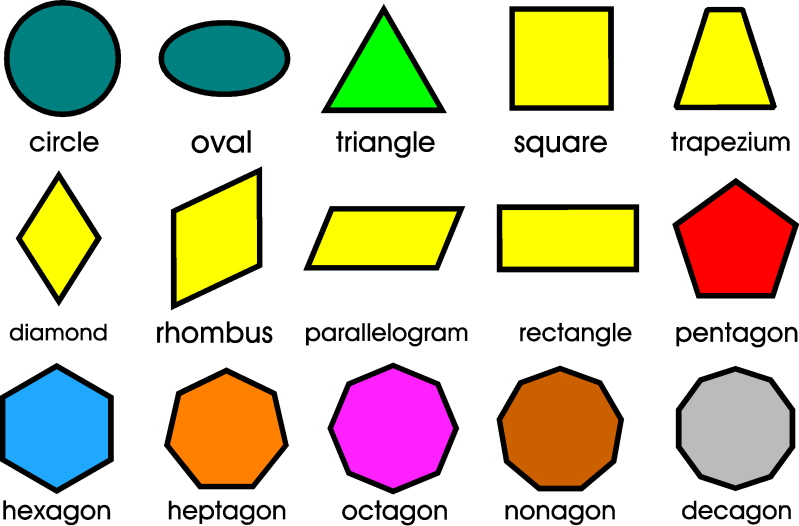
//> input picture Project1/shapes.jpg, 799 x 526 px
$ ./Source   (built with g++ and OpenCV 4)
//> lines starting //> are read from the running program, lines starting //| are printed output that depends on the picture; after the words box and inside, x2 and y2 are one past the last pixel; in counts of white or black regions, pixels touching at a corner belong together
#include "opencv2/opencv.hpp"
#include "opencv2\imgproc\imgproc.hpp"
#include <iostream>
using namespace cv;
using namespace std;

static double angle(cv::Point pt1, cv::Point pt2, cv::Point pt0)
{
	double dx1 = pt1.x - pt0.x;
	double dy1 = pt1.y - pt0.y;
	double dx2 = pt2.x - pt0.x;
	double dy2 = pt2.y - pt0.y;
	return (dx1*dx2 + dy1*dy2) / sqrt((dx1*dx1 + dy1*dy1)*(dx2*dx2 + dy2*dy2) + 1e-10);
}

int main()
{
	Mat img, gray, bw, dst;
	VideoCapture cam(0);
	std::vector<std::vector<Point>> contours;
	std::vector<Point> approx;

	img = imread("shapes.jpg");
//> img is the input picture: 526 rows x 799 cols, CV_8UC3; mean B, G, R 180.2, 204.8, 210.3
	while (1)
	{
		cam.read(img);
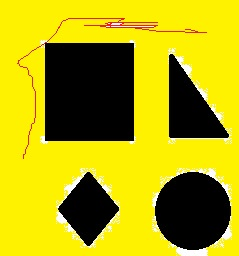
//> input picture Project1/a.jpg, 239 x 256 px, given in place of the camera
//> img is the input picture: 256 rows x 239 cols, CV_8UC3; mean B, G, R 10.3, 167.2, 176.2
		cvtColor(img, gray, COLOR_BGR2GRAY);
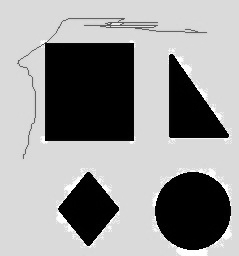
//> gray: 256 rows x 239 cols, CV_8UC1; min 0, max 255, mean 152

		//detect circles
		vector<Vec3f> circles;
		HoughCircles(gray, circles, HOUGH_GRADIENT, 2, gray.rows / 4, 200, 100);
//> circles = empty
		for (size_t i = 0; i < circles.size(); i++)
		{
			Point center(cvRound(circles[i][0]), cvRound(circles[i][1]));
			int radius = cvRound(circles[i][2]);
			// draw the circle center
			circle(img, center, 3, Scalar(0, 255, 0), -1, 8, 0);
			// draw the circle outline
			circle(img, center, radius, Scalar(0, 0, 255), 3, 8, 0);
		}
//> this loop made 0 passes

		blur(gray, bw, Size(3, 3));
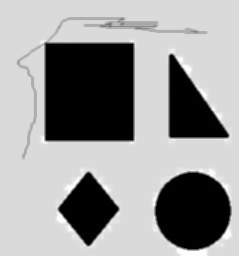
//> bw: 256 rows x 239 cols, CV_8UC1; min 0, max 254, mean 152
		Canny(gray, bw, 80, 240, 3);
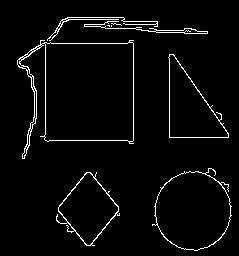
//> bw: 256 rows x 239 cols, CV_8UC1; 3.4% white in thin lines or dots, all inside (x1, y1, x2, y2) = (17, 17, 232, 251)

		findContours(bw.clone(), contours, RETR_EXTERNAL, CHAIN_APPROX_SIMPLE);
//> contours = 9 contours, 3 with area under 20; largest, box (x1, y1, x2, y2) and area: (17, 40, 134, 159) 8885, (152, 168, 232, 251) 4650, (168, 54, 229, 138) 2714, (56, 172, 120, 246) 2450, (84, 21, 208, 34) 141, (47, 17, 158, 41) 54

		img.copyTo(dst);

		for (int i = 0; i < contours.size(); i++)
		{

			// Approximate contour with accuracy proportional
			// to the contour perimeter
			cv::approxPolyDP(cv::Mat(contours[i]), approx, cv::arcLength(cv::Mat(contours[i]), true)*0.02, true);

			// Skip small or non-convex objects
			if (std::fabs(cv::contourArea(contours[i])) < 100 || !cv::isContourConvex(approx))
				continue;


			for (int j = 0; j < contours[i].size() - 1; j++)
			{
				//cout << contours[i][j] << "\n";
				line(dst, contours[i][j], contours[i][j + 1], Scalar(94, 206, 165, 255), 2);
			}

			if (approx.size() == 3)
			{

				std::cout << "tri";
				putText(dst, "tri", contours[i][0], FONT_HERSHEY_SIMPLEX, 1, Scalar(94, 206, 165, 255), 2);
				for (int j = 0; j < contours[i].size() - 1; j++)
				{
					//cout << contours[i][j] << "\n";
					line(dst, contours[i][j], contours[i][j + 1], Scalar(94, 206, 165, 255), 2);
				}
			}
			else if (approx.size() >= 4 && approx.size() <= 6)
			{
				std::cout << "4";
				// Number of vertices of polygonal curve
				int vtc = approx.size();

				// Get the cosines of all corners
				std::vector<double> cos;
				for (int j = 2; j < vtc + 1; j++)
					cos.push_back(angle(approx[j%vtc], approx[j - 2], approx[j - 1]));

				// Sort ascending the cosine values
				std::sort(cos.begin(), cos.end());

				// Get the lowest and the highest cosine
				double mincos = cos.front();
				double maxcos = cos.back();

				// Use the degrees obtained above and the number of vertices
				// to determine the shape of the contour
				if (vtc == 4)
				{
					std::cout << "rect\n";
					//contours.at(i);

					Point p;
					p.x = 50;
					p.y = 50;
					Scalar s;
					s.all(50);


					putText(dst, "Rect", contours[i][0], FONT_HERSHEY_SIMPLEX, 1, Scalar(94, 206, 165, 255), 2);
				}
				else if (vtc == 5)
				{
					putText(dst, "Penta", contours[i][0], FONT_HERSHEY_SIMPLEX, 1, Scalar(94, 206, 165, 255), 2);
					std::cout << "penta\n";
				}
				else if (vtc == 6)
				{
					putText(dst, "Hexa", contours[i][0], FONT_HERSHEY_SIMPLEX, 1, Scalar(94, 206, 165, 255), 2);
					std::cout << "hexa\n";
				}
				for (int j = 0; j < contours[i].size() - 1; j++)
				{
					//cout << contours[i][j] << "\n";
					line(dst, contours[i][j], contours[i][j + 1], Scalar(94, 206, 165, 255), 2);
				}
				//setLabel(dst, "HEXA", contours[i]);
			}
			else
			{
				putText(dst, "Circle", contours[i][0], FONT_HERSHEY_SIMPLEX, 1, Scalar(94, 206, 165, 255), 2);
				std::cout << "circle\n";
				for (int j = 0; j < contours[i].size() - 1; j++)
				{
					//cout << contours[i][j] << "\n";
					line(dst, contours[i][j], contours[i][j + 1], Scalar(94, 206, 165, 255), 2);
				}
				// Detect and label circles
				/*double area = cv::contourArea(contours[i]);
				cv::Rect r = cv::boundingRect(contours[i]);
				int radius = r.width / 2;

				if (std::abs(1 - ((double)r.width / r.height)) <= 0.2 &&
					std::abs(1 - (area / (CV_PI * (radius*radius)))) <= 0.2)
					setLabel(dst, "CIR", contours[i]);*/
			}
		}
//> this loop made 9 passes
//> approx on passes 5, 6, 8: 2 Points (x, y): [111, 25], [111, 26], 4 Points (x, y): [107, 25], [108, 25], [109, 26], [109, 25], 2 Points (x, y): [84, 24], [207, 33]
//> after the loop, approx = 6 Points (x, y): [47, 40], [69, 19], [118, 19], [68, 17], [157, 21], [67, 17]


		imshow("dst", dst);
		imshow("image", img);
		imshow("gray", gray);
		imshow("bw", bw);
		waitKey(1);
	}

	waitKey(0);
	return 0;
}
